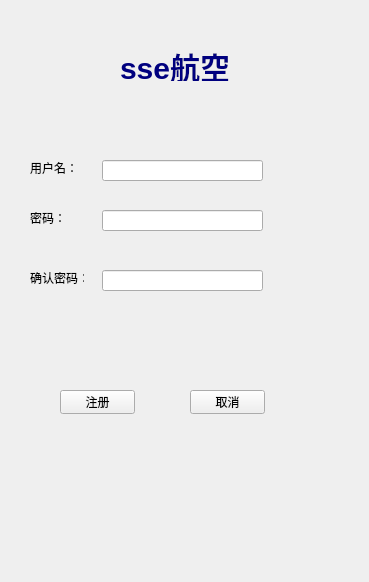
<?xml version="1.0" encoding="UTF-8"?>
<ui version="4.0">
 <class>Frm_Register</class>
 <widget class="QWidget" name="Frm_Register">
  <property name="geometry">
   <rect>
    <x>0</x>
    <y>0</y>
    <width>369</width>
    <height>582</height>
   </rect>
  </property>
  <property name="windowTitle">
   <string>Form</string>
  </property>
  <widget class="QLabel" name="lbl_name">
   <property name="geometry">
    <rect>
     <x>30</x>
     <y>160</y>
     <width>54</width>
     <height>16</height>
    </rect>
   </property>
   <property name="text">
    <string>用户名：</string>
   </property>
  </widget>
  <widget class="QLabel" name="lbl_pwd">
   <property name="geometry">
    <rect>
     <x>30</x>
     <y>210</y>
     <width>54</width>
     <height>16</height>
    </rect>
   </property>
   <property name="text">
    <string>密码：</string>
   </property>
  </widget>
  <widget class="QLabel" name="lbl_pwd2">
   <property name="geometry">
    <rect>
     <x>30</x>
     <y>270</y>
     <width>54</width>
     <height>16</height>
    </rect>
   </property>
   <property name="text">
    <string>确认密码：</string>
   </property>
  </widget>
  <widget class="QLineEdit" name="txt_name">
   <property name="geometry">
    <rect>
     <x>102</x>
     <y>160</y>
     <width>161</width>
     <height>21</height>
    </rect>
   </property>
  </widget>
  <widget class="QLineEdit" name="txt_pwd">
   <property name="geometry">
    <rect>
     <x>102</x>
     <y>210</y>
     <width>161</width>
     <height>21</height>
    </rect>
   </property>
   <property name="echoMode">
    <enum>QLineEdit::EchoMode::Password</enum>
   </property>
  </widget>
  <widget class="QLineEdit" name="txt_pwd2">
   <property name="geometry">
    <rect>
     <x>102</x>
     <y>270</y>
     <width>161</width>
     <height>21</height>
    </rect>
   </property>
   <property name="echoMode">
    <enum>QLineEdit::EchoMode::Password</enum>
   </property>
  </widget>
  <widget class="QPushButton" name="btn_register">
   <property name="geometry">
    <rect>
     <x>60</x>
     <y>390</y>
     <width>75</width>
     <height>24</height>
    </rect>
   </property>
   <property name="text">
    <string>注册</string>
   </property>
  </widget>
  <widget class="QPushButton" name="btn_cancel">
   <property name="geometry">
    <rect>
     <x>190</x>
     <y>390</y>
     <width>75</width>
     <height>24</height>
    </rect>
   </property>
   <property name="text">
    <string>取消</string>
   </property>
  </widget>
  <widget class="QLabel" name="label">
   <property name="geometry">
    <rect>
     <x>120</x>
     <y>50</y>
     <width>121</width>
     <height>31</height>
    </rect>
   </property>
   <property name="styleSheet">
    <string notr="true">font-family: Arial;
font-size: 30px;
font-weight: bold;
color: rgb(0, 0, 127);
font: 28pt &quot;楷体&quot;;</string>
   </property>
   <property name="text">
    <string>sse航空</string>
   </property>
  </widget>
 </widget>
 <resources/>
 <connections/>
</ui>
